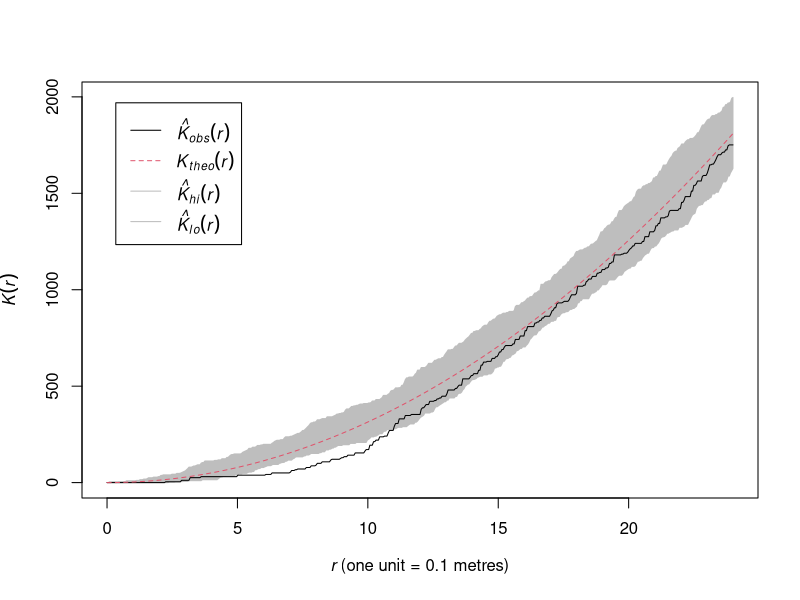
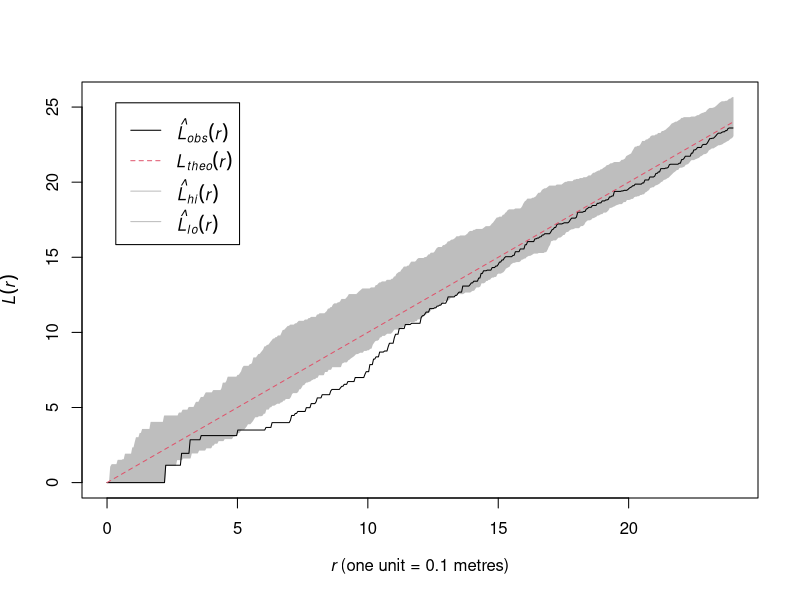
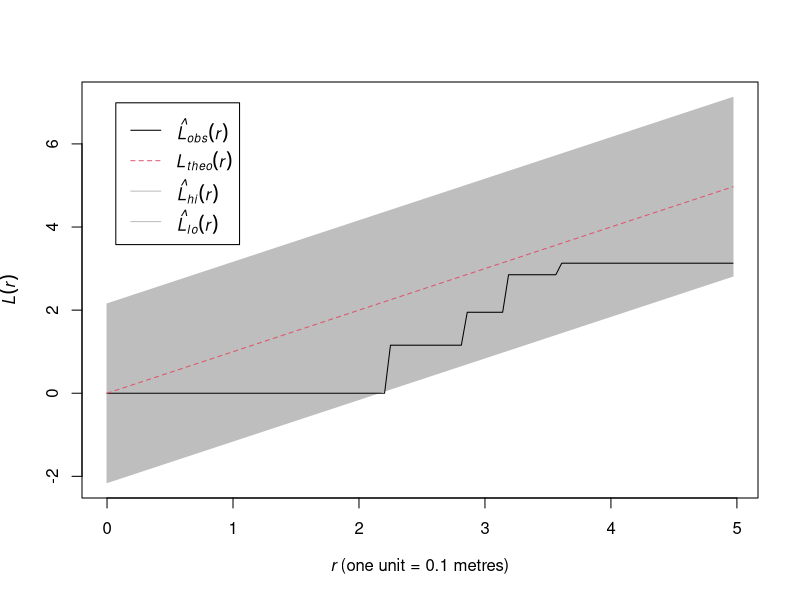
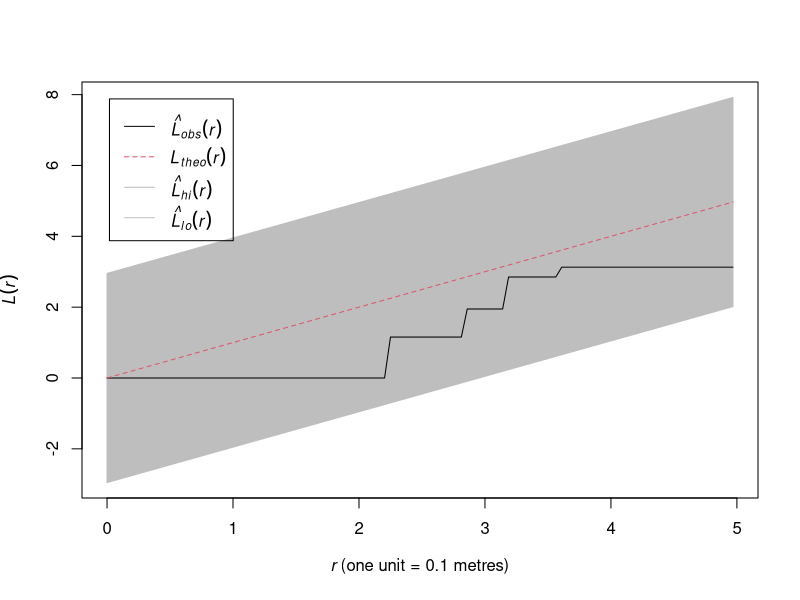
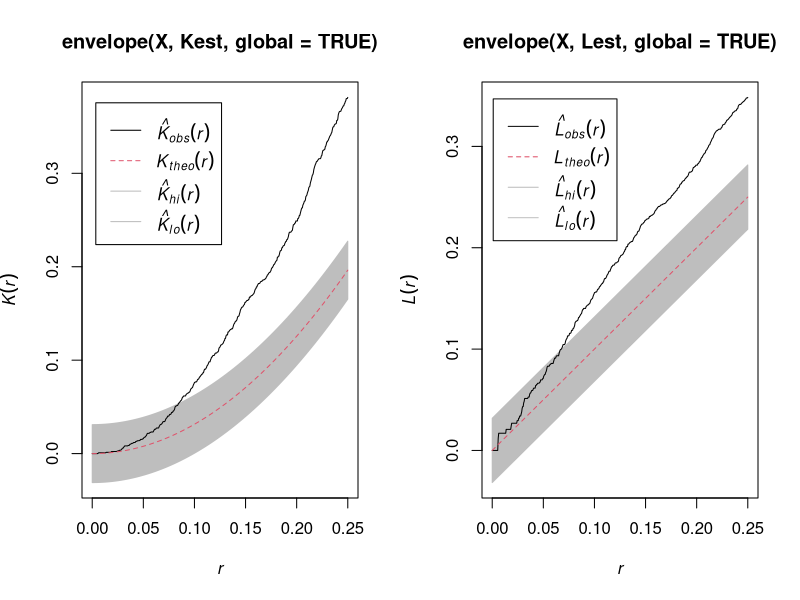
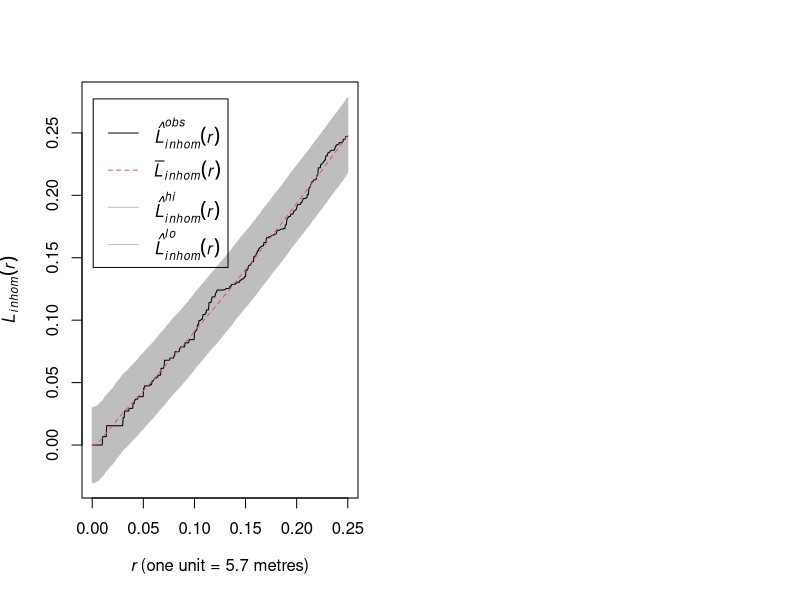

Write R code to recreate these figures, in order.
## ---- chunk 1
# This option turns evaluation of R code off in this document. Remove it
# if you use it as a template for solving the lab exercise.
knitr::opts_chunk$set(eval = TRUE)
## ---- chunk 2
library(spatstat)
## ---- chunk 3
    plot(envelope(swedishpines, Kest, nsim=39), main = "")
## ---- chunk 4
    plot(envelope(swedishpines, Lest, nsim=39), main = "")
## ---- chunk 5
    plot(envelope(swedishpines, Lest, nsim = 19, global = TRUE, ginterval=c(0,5)), main = "")
## ---- chunk 6
    plot(envelope(swedishpines, Lest, nsim = 99, global = TRUE, ginterval=c(0,5)), main = "")
## ---- chunk 7
    X <- rpoispp(function(x,y){ 200 * exp(-3 * x) })
## ---- chunk 8
    par(mfrow=c(1,2))
    plot(envelope(X, Kest, global = TRUE))
    plot(envelope(X, Lest, global = TRUE))
## ---- chunk 9
    fit <- ppm(japanesepines ~ polynom(x, y, 2))
    plot(envelope(fit, Linhom, global = TRUE), main = "")
